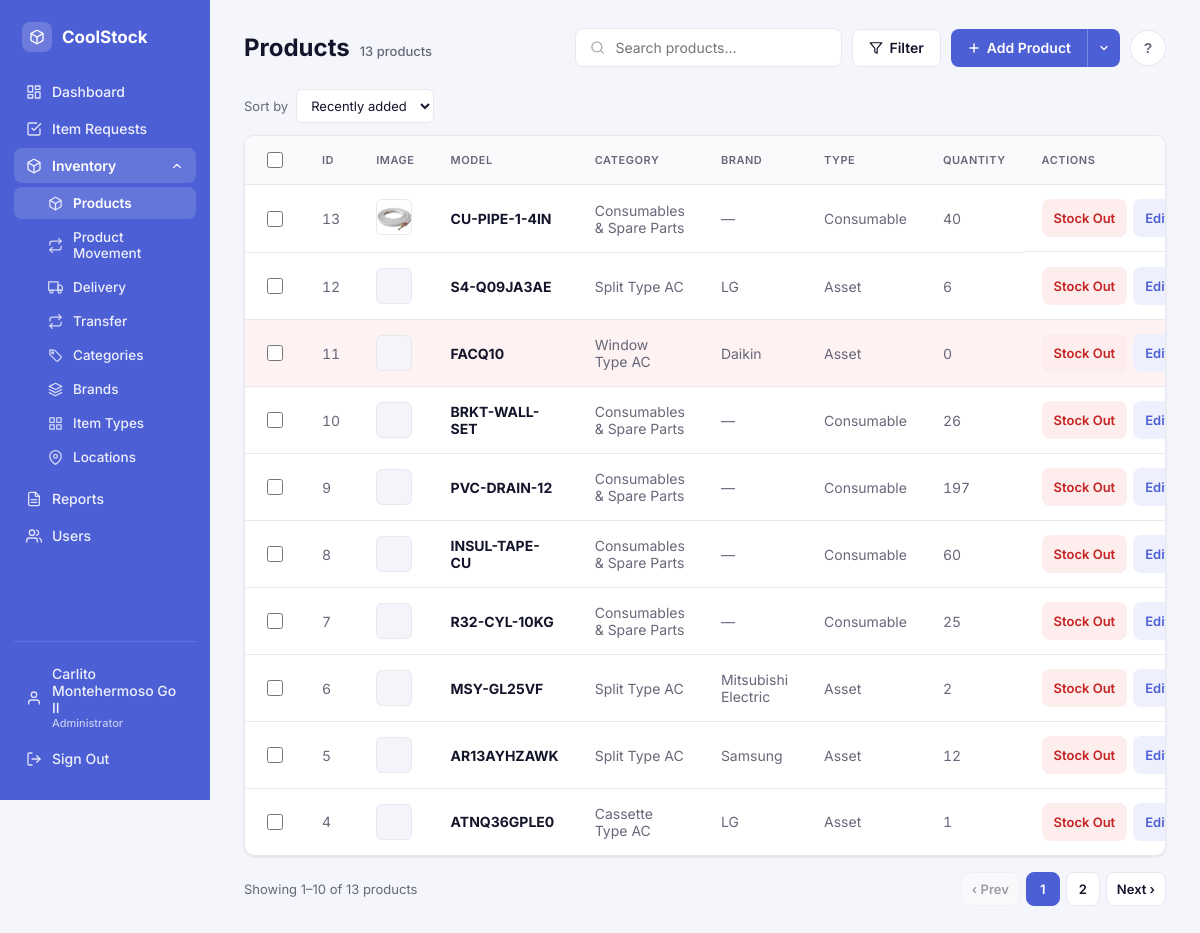
The page /index.php?module=products&action=index (signed in) on the database its author committed.
### tables this page shows
CREATE TABLE `inventory_items` (
  `item_id` int(11) NOT NULL,
  `category_id` int(11) DEFAULT NULL,
  `brand_id` int(11) DEFAULT NULL,
  `item_type_id` int(11) DEFAULT NULL,
  `model` varchar(100) NOT NULL,
  `energy_rating` varchar(20) DEFAULT NULL,
  `monthly_consumption` decimal(10,2) DEFAULT NULL,
  `cooling_capacity` varchar(50) DEFAULT NULL,
  `refrigerant` varchar(50) DEFAULT NULL,
  `installation_type` varchar(50) DEFAULT NULL,
  `power_input` varchar(50) DEFAULT NULL,
  `year` int(11) DEFAULT NULL,
  `image_path` varchar(255) DEFAULT NULL
);

CREATE TABLE `item_categories` (
  `category_id` int(11) NOT NULL,
  `category_name` varchar(100) NOT NULL,
  `item_type_id` int(11) DEFAULT NULL
);

CREATE TABLE `item_types` (
  `item_type_id` int(11) NOT NULL,
  `type_name` varchar(100) NOT NULL,
  `requires_serial` tinyint(1) NOT NULL DEFAULT 1
);

CREATE TABLE `brands` (
  `brand_id` int(11) NOT NULL,
  `brand_name` varchar(100) NOT NULL
);

### Controllers/InventoryItemController.php (called while the page is built, shortened)
<?php
require_once __DIR__ . '/../Models/InventoryItem.php';
class InventoryItemController
{
    private InventoryItem $item;
    public function __construct()
    {
        $this->item = new InventoryItem();
    }
    public function index(): void
    {
        $categoryId = $_GET['category_id'] ?? null;
        $categoryId = ($categoryId === '') ? null : $categoryId;
        $locationId = $_GET['location_id'] ?? null;
        $locationId = ($locationId === '') ? null : $locationId;
        $sort = $_GET['sort'] ?? 'newest';
        $page = max(1, (int) ($_GET['page'] ?? 1));
        $totalCount = $this->item->countFiltered($categoryId, $locationId);
        $totalPages = max(1, (int) ceil($totalCount / self::PER_PAGE));
        $page = min($page, $totalPages);
        $offset = ($page - 1) * self::PER_PAGE;
        $items = $this->item->readAll($categoryId, $sort, self::PER_PAGE, $offset, $locationId);
        $pagination = [
            'page' => $page,
            'perPage' => self::PER_PAGE,
            'totalCount' => $totalCount,
            'totalPages' => $totalPages,
        ];
        require __DIR__ . '/../Views/products/index.php';
    }
}

### Config/Database.php (called while the page is built, shortened)
<?php
class Database
{
    private static ?Database $instance = null;
    private PDO $conn;
    private string $host     = "localhost";
    private string $db_name  = "mister_aircon";
    private string $username = "root";
    private string $password = "";
    private function __construct()
    {
        try {
            $this->conn = new PDO(
                "mysql:host={$this->host};dbname={$this->db_name};charset=utf8mb4",
                $this->username,
                $this->password
            );
            $this->conn->setAttribute(PDO::ATTR_ERRMODE, PDO::ERRMODE_EXCEPTION);
            $this->conn->setAttribute(PDO::ATTR_DEFAULT_FETCH_MODE, PDO::FETCH_ASSOC);
        } catch (PDOException $e) {
            die("Database connection failed: " . $e->getMessage());
        }
    }
    public static function getInstance(): Database
    {
        if (self::$instance === null) {
            self::$instance = new Database();
        }
        return self::$instance;
    }
    public function getConnection(): PDO
    {
        return $this->conn;
    }
}

### Models/InventoryItem.php (called while the page is built, shortened)
<?php
require_once __DIR__ . '/../Config/Database.php';
class InventoryItem
{
    private PDO $conn;
    private string $table = "inventory_items";
    public function __construct()
    {
        $this->conn = Database::getInstance()->getConnection();
    }
    public function readAll(?string $categoryId = null, ?string $sort = null, ?int $limit = null, ?int $offset = null, ?string $locationId = null): array
    {
        [$where, $params] = $this->buildFilterClause($categoryId, $locationId);
        $orderBy = self::SORT_OPTIONS[$sort] ?? self::SORT_OPTIONS['newest'];
        $query = "SELECT i.*, c.category_name, b.brand_name, t.type_name,
                          COALESCE(t.requires_serial, 1) AS requires_serial,
                          COALESCE((SELECT SUM(s.quantity) FROM item_stock s WHERE s.item_id = i.item_id), 0) AS total_quantity
                  FROM {$this->table} i
                  LEFT JOIN item_categories c ON i.category_id = c.category_id
                  LEFT JOIN brands b ON i.brand_id = b.brand_id
                  LEFT JOIN item_types t ON i.item_type_id = t.item_type_id
                  WHERE {$where}
                  ORDER BY {$orderBy}";
        if ($limit !== null && $offset !== null) {
            $query .= " LIMIT :limit OFFSET :offset";
        }
        $stmt = $this->conn->prepare($query);
        if ($limit !== null && $offset !== null) {
            $stmt->bindValue(':limit', $limit, PDO::PARAM_INT);
            $stmt->bindValue(':offset', $offset, PDO::PARAM_INT);
        }
        $stmt->execute();
        return $stmt->fetchAll();
    }
    public function countFiltered(?string $categoryId = null, ?string $locationId = null): int
    {
        [$where, $params] = $this->buildFilterClause($categoryId, $locationId);
        $query = "SELECT COUNT(*) AS total FROM {$this->table} i WHERE {$where}";
        $stmt = $this->conn->prepare($query);
        $stmt->execute();
        return (int) $stmt->fetch()['total'];
    }
    private function buildFilterClause(?string $categoryId, ?string $locationId = null): array
    {
        $where = "1=1";
        $params = [];
        return [$where, $params];
    }
}

### Helpers/format.php (called while the page is built, shortened)
<?php
function paginate_page_numbers(int $current, int $totalPages, int $window = 1): array
{
    if ($totalPages <= 7) {
        return range(1, $totalPages);
    }
    $result = [];
    return $result;
}

### Views/products/index.php (the view, shortened to what this page needs)
<?php
$currentSort = $_GET['sort'] ?? 'newest';
function productPageUrl(int $page): string
{
    return "index.php?module=products&action=index"
        . "&category_id=" . urlencode($_GET['category_id'] ?? '')
        . "&location_id=" . urlencode($_GET['location_id'] ?? '')
        . "&sort=" . urlencode($_GET['sort'] ?? 'newest')
        . "&page=" . $page;
}
if (!($ajaxFragment ?? false)) {
    require __DIR__ . '/../partials/header.php';
}
?>
        <?php if (!($ajaxFragment ?? false)): ?>
        <div class="page-header">
            <div class="page-title-group">
                <h1 class="page-title">Products</h1>
                <span class="page-title-count"><?= $pagination['totalCount'] ?> <?= $pagination['totalCount'] === 1 ? 'product' : 'products' ?></span>
            </div>
            <div class="header-actions">
                <div class="search-box">
                    <svg width="15" height="15" viewBox="0 0 24 24" fill="none" stroke="currentColor" stroke-width="2" stroke-linecap="round" stroke-linejoin="round"><circle cx="11" cy="11" r="8"/><line x1="21" y1="21" x2="16.65" y2="16.65"/></svg>
                    <input type="text" id="productSearch" placeholder="Search products..." onkeyup="filterProducts()">
                </div>
                <button type="button" class="btn btn-secondary" onclick="document.getElementById('filterPanel').classList.toggle('open')">
                    <svg width="14" height="14" viewBox="0 0 24 24" fill="none" stroke="currentColor" stroke-width="2" stroke-linecap="round" stroke-linejoin="round"><polygon points="22 3 2 3 10 12.46 10 19 14 21 14 12.46 22 3"/></svg>
                    Filter
                </button>
                <div class="split-btn">
                    <button type="button" class="btn btn-primary split-btn-main" onclick="openAddProductModal()">
                        <svg width="14" height="14" viewBox="0 0 24 24" fill="none" stroke="currentColor" stroke-width="2.5" stroke-linecap="round" stroke-linejoin="round"><line x1="12" y1="5" x2="12" y2="19"/><line x1="5" y1="12" x2="19" y2="12"/></svg>
                        Add Product
                    </button>
                    <button type="button" class="btn btn-primary split-btn-toggle" aria-label="More product actions" aria-haspopup="true" aria-expanded="false" aria-controls="addProductMenu"
                            onclick="const open = document.getElementById('addProductMenu').classList.toggle('open'); this.setAttribute('aria-expanded', open);">
                        <svg width="12" height="12" viewBox="0 0 24 24" fill="none" stroke="currentColor" stroke-width="2.5" stroke-linecap="round" stroke-linejoin="round"><polyline points="6 9 12 15 18 9"/></svg>
                    </button>
                </div>
                <button type="button" class="help-btn" onclick="document.getElementById('helpModal').classList.add('open')" title="How Products works" aria-label="How Products works">?</button>
            </div>
        </div>
        <div class="sort-bar">
            <label for="sortSelect">Sort by</label>
            <select id="sortSelect" onchange='location.href = <?= json_encode(productPageUrl(1)) ?>.replace(/sort=[^&]*/, "sort=" + this.value)'>
                <option value="newest" <?= $currentSort === 'newest' ? 'selected' : '' ?>>Recently added</option>
            </select>
        </div>
        <?php endif; ?>
        <div id="productsListContainer" data-ajax-list data-ajax-var="productsData">
        <form method="POST" id="bulkForm">
            <div class="table-card">
                <table id="productTable">
                    <thead>
                        <tr>
                            <th style="width:36px;"><input type="checkbox" id="selectAll" class="row-check" onclick="toggleAllProducts(this)"></th>
                            <th style="width:60px;">ID</th>
                            <th style="width:52px;">Image</th>
                            <th>Model</th>
                            <th>Category</th>
                            <th>Brand</th>
                            <th>Type</th>
                            <th>Quantity</th>
                            <th style="width:170px;">Actions</th>
                        </tr>
                    </thead>
                    <tbody>
                        <?php if (empty($items)): ?>
                            <tr class="empty-row">
                                <td colspan="9">No products match these filters.</td>
                            </tr>
                        <?php else: ?>
                            <?php foreach ($items as $it): ?>
                                <tr class="product-row<?= (int) $it['total_quantity'] === 0 ? ' out-of-stock' : '' ?>" onclick="handleProductRowClick(event, <?= $it['item_id'] ?>)">
                                    <td><input type="checkbox" name="selected_ids[]" value="<?= $it['item_id'] ?>" class="row-check product-check" onchange="updateBulkBar()"></td>
                                    <td class="cell-id"><?= (int) $it['item_id'] ?></td>
                                    <td>
                                        <?php if (!empty($it['image_path'])): ?>
                                            <img src="<?= htmlspecialchars($it['image_path']) ?>" alt="" style="width:36px;height:36px;object-fit:cover;border-radius:6px;border:1px solid var(--border);">
                                        <?php else: ?>
                                            <div style="width:36px;height:36px;border-radius:6px;background:var(--bg-muted,#F4F5FA);border:1px solid var(--border);"></div>
                                        <?php endif; ?>
                                    </td>
                                    <td><strong><?= htmlspecialchars($it['model']) ?></strong></td>
                                    <td class="cell-muted"><?= htmlspecialchars($it['category_name'] ?? 'Uncategorized') ?></td>
                                    <td class="cell-muted"><?= htmlspecialchars($it['brand_name'] ?? '—') ?></td>
                                    <td class="cell-muted"><?= htmlspecialchars($it['type_name'] ?? '—') ?></td>
                                    <td class="cell-id"><?= (int) $it['total_quantity'] ?></td>
                                    <td class="actions">
                                        <button type="button" class="btn btn-sm" style="background:var(--danger-bg);color:var(--danger);" title="Stock out" onclick="openStockModal(<?= $it['item_id'] ?>)">Stock Out</button>
                                        <button type="button" class="btn btn-edit btn-sm" onclick="openEditProductModal(<?= $it['item_id'] ?>)">Edit</button>
                                    </td>
                                </tr>
                            <?php endforeach; ?>
                        <?php endif; ?>
                    </tbody>
                </table>
            </div>
        </form>
        <?php if ($pagination['totalCount'] > 0): ?>
            <?php
            $startRow = ($pagination['page'] - 1) * $pagination['perPage'] + 1;
            $endRow = min($pagination['page'] * $pagination['perPage'], $pagination['totalCount']);
            ?>
            <div class="pagination-bar">
                <span>Showing <?= $startRow ?>–<?= $endRow ?> of <?= $pagination['totalCount'] ?> products</span>
                <div class="pagination-controls">
                    <a href="<?= productPageUrl(max(1, $pagination['page'] - 1)) ?>" class="page-btn <?= $pagination['page'] <= 1 ? 'disabled' : '' ?>">&lsaquo; Prev</a>
                    <?php foreach (paginate_page_numbers($pagination['page'], $pagination['totalPages']) as $p): ?>
                        <?php if ($p === null): ?>
                            <span class="page-ellipsis">&hellip;</span>
                        <?php else: ?>
                            <a href="<?= productPageUrl($p) ?>" class="page-btn <?= $p === $pagination['page'] ? 'active' : '' ?>"><?= $p ?></a>
                        <?php endif; ?>
                    <?php endforeach; ?>
                    <a href="<?= productPageUrl(min($pagination['totalPages'], $pagination['page'] + 1)) ?>" class="page-btn <?= $pagination['page'] >= $pagination['totalPages'] ? 'disabled' : '' ?>">Next &rsaquo;</a>
                </div>
            </div>
        <?php endif; ?>
        </div>
<?php require __DIR__ . '/../partials/footer.php'; ?>

### rows shown on the page
inventory_items: item_id "13", image_path (picture), model "CU-PIPE-1-4IN", category.category_name "Consumables & Spare Parts", brand_name "—", item_type.type_name "Consumable", total_quantity "40"
inventory_items: item_id "12", model "S4-Q09JA3AE", category.category_name "Split Type AC", brand.brand_name "LG", item_type.type_name "Asset", total_quantity "6"
inventory_items: item_id "11", model "FACQ10", category.category_name "Window Type AC", brand.brand_name "Daikin", item_type.type_name "Asset", total_quantity "0"
inventory_items: item_id "10", model "BRKT-WALL-SET", category.category_name "Consumables & Spare Parts", brand_name "—", item_type.type_name "Consumable", total_quantity "26"
inventory_items: item_id "9", model "PVC-DRAIN-12", category.category_name "Consumables & Spare Parts", brand_name "—", item_type.type_name "Consumable", total_quantity "197"
inventory_items: item_id "8", model "INSUL-TAPE-CU", category.category_name "Consumables & Spare Parts", brand_name "—", item_type.type_name "Consumable", total_quantity "60"
inventory_items: item_id "7", model "R32-CYL-10KG", category.category_name "Consumables & Spare Parts", brand_name "—", item_type.type_name "Consumable", total_quantity "25"
inventory_items: item_id "6", model "MSY-GL25VF", category.category_name "Split Type AC", brand.brand_name "Mitsubishi Electric", item_type.type_name "Asset", total_quantity "2"
inventory_items: item_id "5", model "AR13AYHZAWK", category.category_name "Split Type AC", brand.brand_name "Samsung", item_type.type_name "Asset", total_quantity "12"
inventory_items: item_id "4", model "ATNQ36GPLE0", category.category_name "Cassette Type AC", brand.brand_name "LG", item_type.type_name "Asset", total_quantity "1"

### other values the page prints
$viewer['full_name'] "Carlito Montehermoso Go II"
User::roleLabel($viewer['role']) "Administrator"
$pagination['totalCount'] "13"
$startRow "1"
$endRow "10"
$p "1"
$p "2"
